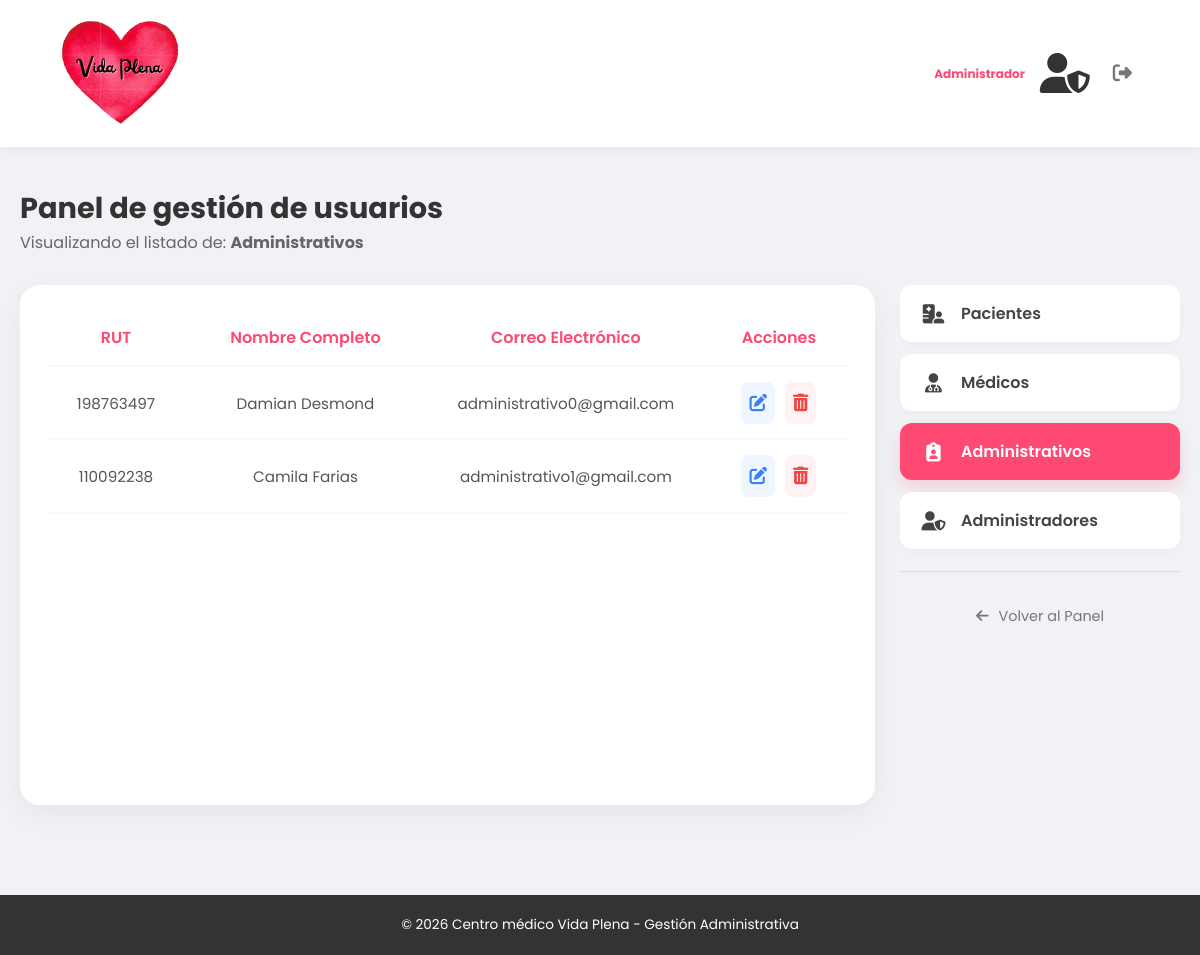
The page /gestion-usuarios/?tipo=administrativos (signed in) on the database its author committed.
### core/models.py (models this page shows, shortened)
class Administrativo(models.Model):
    genero = models.ForeignKey(Genero, on_delete=models.CASCADE, null=True, blank=True)
    rol = models.ForeignKey(Rol, on_delete=models.CASCADE, null=True, blank=True)
    correo_administrativo = models.EmailField(unique=True)
    password_administrativo = models.CharField(max_length=128)
    rut_administrativo = models.CharField(max_length=9, unique=True)
    nombre_administrativo = models.CharField(max_length=50)
    apellido_administrativo = models.CharField(max_length=50)
    telefono_administrativo = models.CharField(max_length=15)
    class Meta:
        verbose_name = "Administrativo"
        verbose_name_plural = "Administrativos"

### core/views.py (the view)
# urls.py: path('gestion-usuarios/', ver_usuarios, name='ver_usuarios'),
def ver_usuarios(request):
    if not request.session.get('usuario_id') or request.session.get('rol_id') != 4:
        request.session.flush()
        return redirect('login')
    tipo = request.GET.get('tipo', 'pacientes')
    usuarios = []
    if tipo == 'pacientes':
        usuarios = Paciente.objects.all()
    elif tipo == 'medicos':
        usuarios = Medico.objects.select_related('especialidad').all()
    elif tipo == 'administrativos':
        usuarios = Administrativo.objects.all()
    elif tipo == 'administradores':
        usuarios = Administrador.objects.all()
    datos = {
        'usuarios': usuarios,
        'tipo': tipo,
    }
    return render(request, 'usuarios.html', datos)

### core/templates/usuarios.html (shortened to what this page needs)
{% load static %}
<!DOCTYPE html>
<html lang="es">
<head>
    <link rel="stylesheet" href="{% static 'panel-global.css' %}">
    <link rel="stylesheet" href="{% static 'usuarios.css' %}">
    <link rel="stylesheet" href="https://cdnjs.cloudflare.com/ajax/libs/font-awesome/6.4.0/css/all.min.css">
</head>
<body class="cuerpo-panel">
    <header class="nav-contenedor">
        <div class="logo">
            <img src="{% static 'icons/logo.png' %}" alt="logo">
        </div>
        <div class="usuario-contenedor">
            <div class="info-usuario">
                <p>Administrador</p>
            </div>
            <div class="avatar-usuario">
                <i class="fa-solid fa-user-shield"></i>
            </div>
            <a href="{% url 'logout' %}" class="btn-salir" title="Cerrar sesión">
                <i class="fa-solid fa-right-from-bracket"></i>
            </a>
        </div>
    </header>
    <main class="contenedor-panel">
        <section class="bienvenida">
            <h1>Panel de gestión de usuarios</h1>
            <p>Visualizando el listado de: <strong>{{ tipo|capfirst }}</strong></p>
        </section>
        <div class="layout-gestion">
            <div class="seccion-tabla">
                <table class="tabla-usuarios">
                    <thead>
                        <tr>
                            <th>RUT</th>
                            <th>Nombre Completo</th>
                            <th>Correo Electrónico</th>
                            <th>Acciones</th>
                        </tr>
                    </thead>
                    <tbody>
                        {% for u in usuarios %}
                        <tr>
                            <td>
                                {% if tipo == 'pacientes' %}{{ u.rut_paciente }}
                                {% elif tipo == 'medicos' %}{{ u.rut_medico }}
                                {% elif tipo == 'administrativos' %}{{ u.rut_administrativo }}
                                {% else %}{{ u.rut_administrador }}{% endif %}
                            </td>
                            <td>
                                {% if tipo == 'pacientes' %}{{ u.nombre_paciente }} {{ u.apellido_paciente }}
                                {% elif tipo == 'medicos' %}{{ u.nombre_medico }} {{ u.apellido_medico }}
                                {% elif tipo == 'administrativos' %}{{ u.nombre_administrativo }} {{ u.apellido_administrativo }}
                                {% else %}{{ u.nombre_administrador }} {{ u.apellido_administrador }}{% endif %}
                            </td>
                            <td>
                                {% if tipo == 'pacientes' %}{{ u.correo_paciente }}
                                {% elif tipo == 'medicos' %}{{ u.correo_medico }}
                                {% elif tipo == 'administrativos' %}{{ u.correo_administrativo }}
                                {% else %}{{ u.correo_administrador }}{% endif %}
                            </td>
                            <td>
                                <div class="contenedor-acciones">
                                    <button class="btn-accion editar" title="Editar"
                                        onclick="abrirModal(
                                            '{% if tipo == 'pacientes' %}{{ u.rut_paciente }}{% elif tipo == 'medicos' %}{{ u.rut_medico }}{% elif tipo == 'administrativos' %}{{ u.rut_administrativo }}{% else %}{{ u.rut_administrador }}{% endif %}',
                                            '{% if tipo == 'pacientes' %}{{ u.nombre_paciente }}{% elif tipo == 'medicos' %}{{ u.nombre_medico }}{% elif tipo == 'administrativos' %}{{ u.nombre_administrativo }}{% else %}{{ u.nombre_administrador }}{% endif %}',
                                            '{% if tipo == 'pacientes' %}{{ u.apellido_paciente }}{% elif tipo == 'medicos' %}{{ u.apellido_medico }}{% elif tipo == 'administrativos' %}{{ u.apellido_administrativo }}{% else %}{{ u.apellido_administrador }}{% endif %}',
                                            '{% if tipo == 'pacientes' %}{{ u.correo_paciente }}{% elif tipo == 'medicos' %}{{ u.correo_medico }}{% elif tipo == 'administrativos' %}{{ u.correo_administrativo }}{% else %}{{ u.correo_administrador }}{% endif %}'
                                        )">
                                        <i class="fa-solid fa-pen-to-square"></i>
                                    </button>
                                    {% if tipo == 'pacientes' %}
                                        <a href="{% url 'eliminar_usuario' tipo u.rut_paciente %}" class="btn-accion eliminar" onclick="return confirm('¿Eliminar paciente?');"><i class="fa-solid fa-trash-can"></i></a>
                                    {% elif tipo == 'medicos' %}
                                        <a href="{% url 'eliminar_usuario' tipo u.rut_medico %}" class="btn-accion eliminar" onclick="return confirm('¿Eliminar médico?');"><i class="fa-solid fa-trash-can"></i></a>
                                    {% elif tipo == 'administrativos' %}
                                        <a href="{% url 'eliminar_usuario' tipo u.rut_administrativo %}" class="btn-accion eliminar" onclick="return confirm('¿Eliminar administrativo?');"><i class="fa-solid fa-trash-can"></i></a>
                                    {% else %}
                                        <a href="{% url 'eliminar_usuario' tipo u.rut_administrador %}" class="btn-accion eliminar" onclick="return confirm('¿Eliminar administrador?');"><i class="fa-solid fa-trash-can"></i></a>
                                    {% endif %}
                                </div>
                            </td>
                        </tr>
                        {% empty %}
                        <tr>
                            <td colspan="{% if tipo == 'medicos' %}5{% else %}4{% endif %}" class="tabla-vacia">
                                No hay registros para esta categoría.
                            </td>
                        </tr>
                        {% endfor %}
                    </tbody>
                </table>
            </div>
            <aside class="menu-lateral">
                <a href="?tipo=pacientes" class="btn-categoria {% if tipo == 'pacientes' %}activo{% endif %}">
                    <i class="fa-solid fa-hospital-user"></i> Pacientes
                </a>
                <a href="?tipo=medicos" class="btn-categoria {% if tipo == 'medicos' %}activo{% endif %}">
                    <i class="fa-solid fa-user-md"></i> Médicos
                </a>
                <a href="?tipo=administrativos" class="btn-categoria {% if tipo == 'administrativos' %}activo{% endif %}">
                    <i class="fa-solid fa-clipboard-user"></i> Administrativos
                </a>
                <a href="?tipo=administradores" class="btn-categoria {% if tipo == 'administradores' %}activo{% endif %}">
                    <i class="fa-solid fa-user-shield"></i> Administradores
                </a>
                <hr class="separador">
                <a href="{% url 'administrador' %}" class="btn-volver">
                    <i class="fa-solid fa-arrow-left"></i> Volver al Panel
                </a>
            </aside>
        </div>
    </main>
    <footer class="footer-simple">
        <p>&copy; 2026 Centro médico Vida Plena - Gestión Administrativa</p>
    </footer>
</body>
</html>

### core/static/panel-global.css (style rules this page uses)
* { margin: 0; padding: 0; box-sizing: border-box; font-family: 'Poppins', sans-serif; }
.cuerpo-panel { background-color: #f0f2f5; min-height: 100vh; display: flex; flex-direction: column; }
.nav-contenedor { background-color: white; padding: 10px 5%; display: flex; justify-content: space-between; align-items: center; box-shadow: 0 2px 10px rgba(0,0,0,0.05); }
.logo img { width: 120px; }
.usuario-contenedor { display: flex; align-items: center; gap: 15px; }
.info-usuario { text-align: right; }
.info-usuario p { font-size: 0.75rem; color: #fe4973; font-weight: bold; }
.avatar-usuario i { font-size: 2.5rem; color: #333; }
.btn-salir { color: #777; font-size: 1.2rem; text-decoration: none; padding: 8px; transition: color 0.3s; }
.contenedor-panel { max-width: 1200px; margin: 40px auto; padding: 0 20px; flex: 1; }
.bienvenida h1 { color: #333; font-size: 1.8rem; }
.bienvenida p { color: #666; margin-bottom: 30px; }
.footer-simple { font-size: 0.85rem; background: #333; color: white; text-align: center; padding: 20px; margin-top: 50px; }

### core/static/usuarios.css (style rules this page uses)
.layout-gestion { display: flex; gap: 25px; margin-top: 20px; align-items: stretch; }
.seccion-tabla { flex: 1; background: white; padding: 25px; border-radius: 20px; box-shadow: 0 10px 30px rgba(0,0,0,0.05); min-height: 65vh; display: flex; flex-direction: column; }
.tabla-usuarios { width: 100%; border-collapse: collapse; table-layout: fixed; }
.tabla-usuarios th { text-align: center; padding: 15px; color: #fe4973; font-weight: 600; border-bottom: 2px solid #f8f9fa; }
.tabla-usuarios td { padding: 15px; border-bottom: 1px solid #f8f9fa; color: #555; font-size: 0.95rem; word-wrap: break-word; text-align: center; }
.tabla-usuarios th:nth-child(1) { width: 15%; }
.tabla-usuarios th:nth-child(2) { width: 25%; }
.tabla-usuarios th:nth-child(3) { width: 30%; }
.tabla-usuarios th:nth-child(4) { width: 15%; }
.tabla-usuarios th:nth-last-child(1) { width: 15%; }
.contenedor-acciones { display: flex; justify-content: center; gap: 10px; }
.btn-accion { border: none; background: none; padding: 8px; border-radius: 8px; cursor: pointer; transition: all 0.3s ease; font-size: 1.1rem; }
.btn-accion.editar { color: #3b82f6; background-color: #eff6ff; }
.btn-accion.eliminar { color: #ef4444; background-color: #fef2f2; }
.menu-lateral { width: 280px; display: flex; flex-direction: column; gap: 12px; }
.btn-categoria { display: flex; align-items: center; gap: 15px; padding: 15px 20px; background: white; color: #444; text-decoration: none; border-radius: 12px; font-weight: 600; transition: all 0.3s ease; border: 1px solid transparent; box-shadow: 0 4px 6px rgba(0,0,0,0.02); }
.btn-categoria i { font-size: 1.2rem; width: 25px; text-align: center; }
.btn-categoria.activo { background: #fe4973; color: white; box-shadow: 0 8px 15px rgba(254, 73, 115, 0.2); }
.separador { border: 0; border-top: 1px solid #ddd; margin: 10px 0; }
.btn-volver { display: flex; align-items: center; justify-content: center; gap: 10px; padding: 12px; color: #777; text-decoration: none; font-size: 0.9rem; }

### rows shown on the page
Administrativo: rut_administrativo "198763497", nombre_administrativo "Damian", apellido_administrativo "Desmond", correo_administrativo "administrativo0@gmail.com"
Administrativo: rut_administrativo "110092238", nombre_administrativo "Camila", apellido_administrativo "Farias", correo_administrativo "administrativo1@gmail.com"

### other values the page prints
{{ tipo|capfirst }} "Administrativos"
